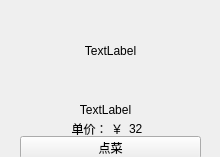
<?xml version="1.0" encoding="UTF-8"?>
<ui version="4.0">
 <class>DishItem</class>
 <widget class="QWidget" name="DishItem">
  <property name="geometry">
   <rect>
    <x>0</x>
    <y>0</y>
    <width>220</width>
    <height>157</height>
   </rect>
  </property>
  <property name="windowTitle">
   <string>Form</string>
  </property>
  <widget class="QLabel" name="label_pic">
   <property name="geometry">
    <rect>
     <x>20</x>
     <y>10</y>
     <width>181</width>
     <height>81</height>
    </rect>
   </property>
   <property name="text">
    <string>TextLabel</string>
   </property>
   <property name="scaledContents">
    <bool>true</bool>
   </property>
   <property name="alignment">
    <set>Qt::AlignCenter</set>
   </property>
  </widget>
  <widget class="QLabel" name="label_name">
   <property name="geometry">
    <rect>
     <x>20</x>
     <y>100</y>
     <width>171</width>
     <height>20</height>
    </rect>
   </property>
   <property name="text">
    <string>TextLabel</string>
   </property>
   <property name="alignment">
    <set>Qt::AlignCenter</set>
   </property>
  </widget>
  <widget class="QPushButton" name="pushButton">
   <property name="geometry">
    <rect>
     <x>20</x>
     <y>136</y>
     <width>181</width>
     <height>23</height>
    </rect>
   </property>
   <property name="text">
    <string>点菜</string>
   </property>
  </widget>
  <widget class="QWidget" name="layoutWidget">
   <property name="geometry">
    <rect>
     <x>70</x>
     <y>120</y>
     <width>111</width>
     <height>17</height>
    </rect>
   </property>
   <layout class="QHBoxLayout" name="horizontalLayout">
    <item>
     <widget class="QLabel" name="label">
      <property name="font">
       <font>
        <stylestrategy>PreferAntialias</stylestrategy>
       </font>
      </property>
      <property name="text">
       <string>单价： ￥</string>
      </property>
      <property name="alignment">
       <set>Qt::AlignRight|Qt::AlignTrailing|Qt::AlignVCenter</set>
      </property>
     </widget>
    </item>
    <item>
     <widget class="QLabel" name="label_price">
      <property name="text">
       <string>32</string>
      </property>
      <property name="alignment">
       <set>Qt::AlignLeading|Qt::AlignLeft|Qt::AlignVCenter</set>
      </property>
     </widget>
    </item>
   </layout>
  </widget>
 </widget>
 <resources/>
 <connections/>
</ui>
